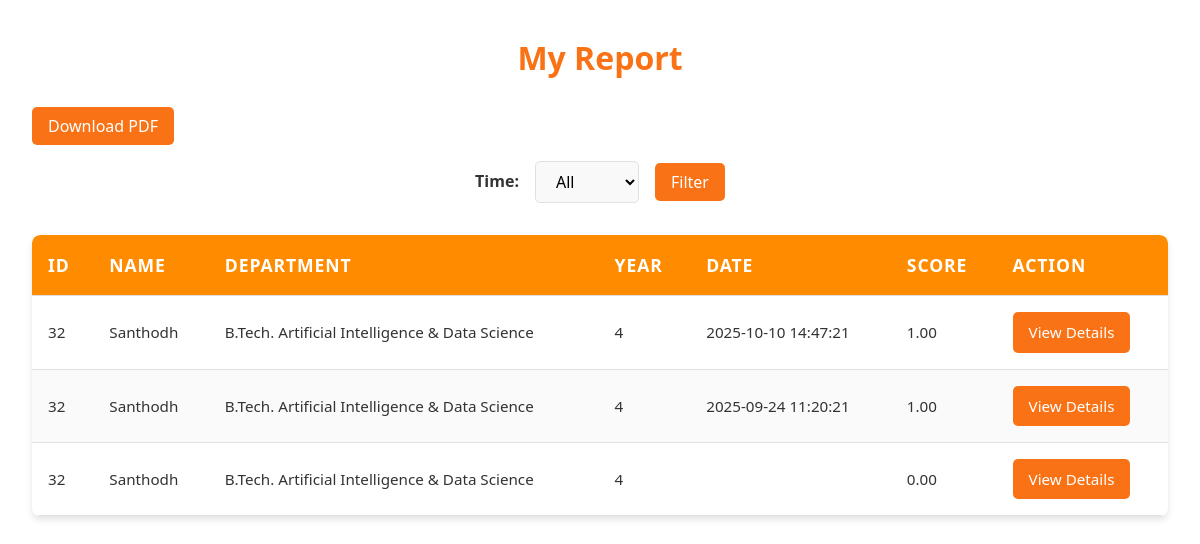
Screenshot of /student/report.php (signed in) with the database file from the repository.
### tables this page shows
CREATE TABLE `student_tests` (
  `student_test_id` int NOT NULL,
  `student_id` int NOT NULL,
  `test_id` int NOT NULL,
  `start_time` datetime DEFAULT CURRENT_TIMESTAMP,
  `end_time` datetime DEFAULT NULL,
  `score` decimal(5,2) DEFAULT '0.00',
  `status` enum('started','completed') DEFAULT 'started'
);

CREATE TABLE `users` (
  `id` int NOT NULL,
  `roll_no` text NOT NULL,
  `name` varchar(100) NOT NULL,
  `email` varchar(255) DEFAULT NULL,
  `password` varchar(255) NOT NULL,
  `year` int NOT NULL,
  `role_id` int NOT NULL,
  `department_id` int DEFAULT NULL,
  `created_at` timestamp NOT NULL DEFAULT CURRENT_TIMESTAMP,
  `updated_at` timestamp NOT NULL DEFAULT CURRENT_TIMESTAMP ON UPDATE CURRENT_TIMESTAMP
);

CREATE TABLE `departments` (
  `id` int NOT NULL,
  `short_name` varchar(50) NOT NULL,
  `full_name` varchar(255) NOT NULL
);

### student/report.php (the view, shortened to what this page needs)
<?php
require_once '../resource/session.php';
$student_id = $_SESSION['user_id'] ?? null;
$where = ["u.id = '" . mysqli_real_escape_string($conn, $student_id) . "'"];
$where_sql = $where ? ('WHERE ' . implode(' AND ', $where)) : '';
$sql = "SELECT u.id AS student_id, u.name AS student_name, d.full_name AS department, u.year, st.end_time AS test_date, st.score FROM student_tests st JOIN users u ON st.student_id = u.id LEFT JOIN departments d ON u.department_id = d.id $where_sql ORDER BY st.end_time DESC";
$result = mysqli_query($conn, $sql);
$rows = [];
if ($result === false) {
    echo '<div class="error">SQL Error: ' . htmlspecialchars(mysqli_error($conn)) . '</div>';
} else {
    while ($row = mysqli_fetch_assoc($result)) {
        $rows[] = $row;
    }
}
?>
<!DOCTYPE html>
<html lang="en">
<head>
</head>
<body>
    <h2>My Report</h2>
    <button id="downloadPdfBtn" class="btn-details" style="margin-bottom:1rem;">Download PDF</button>
    <form method="post">
        <label for="time_filter">Time:</label>
        <select name="time_filter" id="time_filter">
            <option value="">All</option>
        </select>
        <button type="submit">Filter</button>
    </form>
    <div id="report-content" class="table-container">
        <table>
            <thead>
                <tr>
                    <th scope="col">ID</th>
                    <th scope="col">Name</th>
                    <th scope="col">Department</th>
                    <th scope="col">Year</th>
                    <th scope="col">Date</th>
                    <th scope="col">Score</th>
                    <th scope="col">Action</th>
                </tr>
            </thead>
            <tbody>
                <?php foreach ($rows as $r): ?>
                <tr>
                    <td><?= htmlspecialchars($r['student_id']) ?></td>
                    <td><?= htmlspecialchars($r['student_name']) ?></td>
                    <td><?= htmlspecialchars($r['department']) ?></td>
                    <td><?= htmlspecialchars($r['year']) ?></td>
                    <td><?= htmlspecialchars($r['test_date']) ?></td>
                    <td><?= htmlspecialchars($r['score']) ?></td>
                    <td>
                        <a href="test_details.php?student_id=<?= urlencode($r['student_id']) ?>&test_date=<?= urlencode($r['test_date']) ?>" class="btn-details">View Details</a>
                    </td>
                </tr>
                <?php endforeach; ?>
            </tbody>
        </table>
    </div>
</body>
</html>

### student/report.php (style rules this page uses)
:root { --color-primary: #F97316; --color-primary-hover: #EA580C; --color-secondary: #FF8C00; --color-accent: #FFA500; --color-text: #333; --color-border: #e0e0e0; }
* { margin: 0; padding: 0; box-sizing: border-box; font-family: 'Segoe UI', Tahoma, Geneva, Verdana, sans-serif; }
body { background-color: #FFFFFF; padding: 2rem; line-height: 1.6; }
h2 { color: var(--color-primary); margin-bottom: 1.5rem; text-align: center; font-size: 2rem; }
form { display: flex; gap: 1rem; align-items: center; justify-content: center; margin-bottom: 2rem; flex-wrap: wrap; }
label { font-weight: 600; color: var(--color-text); }
select, button { padding: 0.5rem 1rem; border-radius: 5px; font-size: 1rem; border: 1px solid var(--color-border); }
select { background-color: #f9f9f9; cursor: pointer; }
button { background-color: var(--color-primary); color: white; border: none; cursor: pointer; transition: background-color 0.3s ease; }
.table-container { max-width: 100%; overflow-x: auto; margin-bottom: 2rem; border-radius: 8px; box-shadow: 0 4px 6px rgba(0,0,0,0.1); }
table { width: 100%; border-collapse: separate; border-spacing: 0; background-color: white; border-radius: 8px; overflow: hidden; }
th, td { padding: 1rem; text-align: left; border-bottom: 1px solid var(--color-border); }
th { background-color: var(--color-secondary); color: white; font-weight: 600; font-size: 1.1rem; text-transform: uppercase; letter-spacing: 0.05em; }
td { color: var(--color-text); font-size: 0.95rem; }
tr:nth-child(even) { background-color: #fafafa; }
.btn-details { display: inline-block; padding: 0.5rem 1rem; background-color: var(--color-primary); color: white; border-radius: 5px; text-decoration: none; text-align: center; transition: background-color 0.3s ease; }

### rows the page displays
student_tests: users.id "32", users.name "Santhodh", departments.full_name "B.Tech. Artificial Intelligence & Data Science", users.year "4", end_time "2025-10-10 14:47:21", score "1.00"
student_tests: users.id "32", users.name "Santhodh", departments.full_name "B.Tech. Artificial Intelligence & Data Science", users.year "4", end_time "2025-09-24 11:20:21", score "1.00"
student_tests: users.id "32", users.name "Santhodh", departments.full_name "B.Tech. Artificial Intelligence & Data Science", users.year "4", score "0.00"
